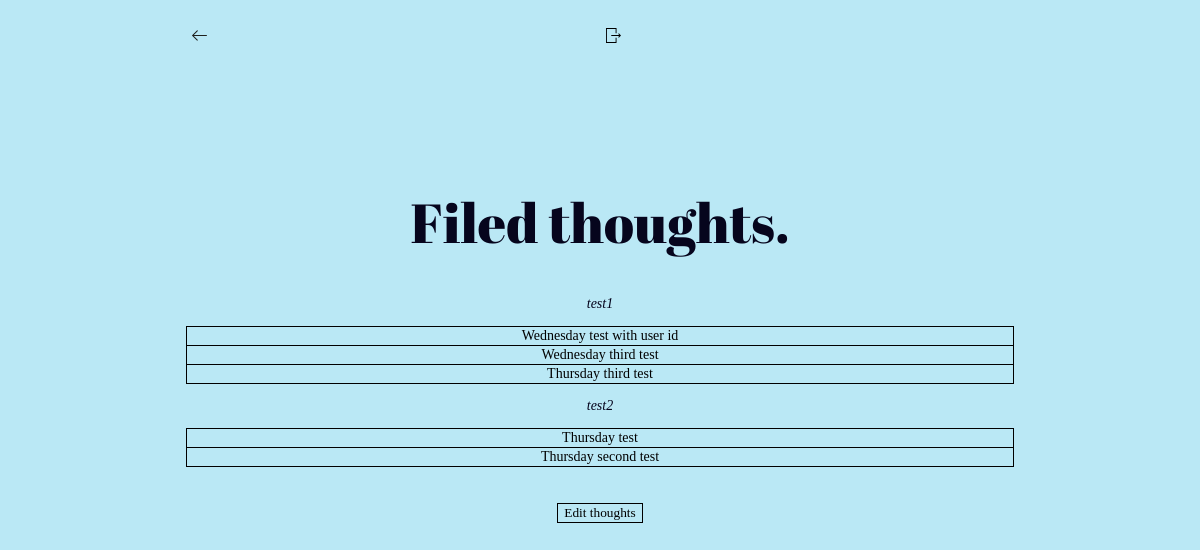
/history (signed in), run on an earlier commit of the app's database.
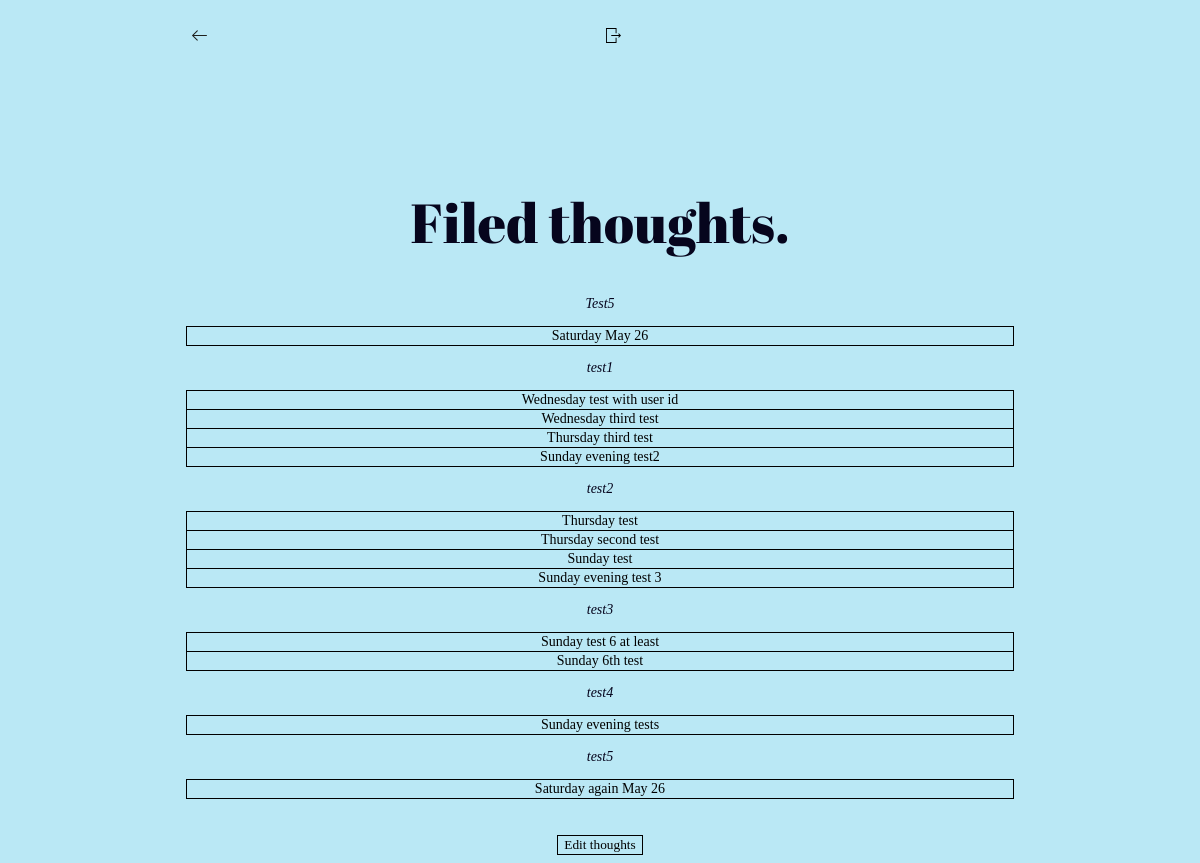
And on a later commit of the database.
### tables this page shows
CREATE TABLE Thoughts (thought_no INTEGER PRIMARY KEY AUTOINCREMENT, Category VARCHAR, Thought STRING, user_id INTEGER REFERENCES Users (user_id));

### hello.py (the view)
@app.route('/history', methods=["GET", "POST"])
@login_required
def history():
  db = sqlite3.connect("test.db")
  cursor = db.cursor()
  collected_thoughts = cursor.execute('SELECT category, thought FROM thoughts WHERE user_id=? ORDER BY CATEGORY ASC', (session["user_id"],))
  thoughts_by_category = defaultdict(list)
  for category, thought in collected_thoughts:
    thoughts_by_category[category].append(thought)
  return render_template("history.html", thoughts_by_category=thoughts_by_category.items())

### hello.py (called while the page is built)
def login_required(f):
    @wraps(f)
    def decorated_function(*args, **kwargs):
        if session.get("user_id") is None:
            return redirect("/login")
        return f(*args, **kwargs)
    return decorated_function

### templates/history.html (shortened to what this page needs)
<!DOCTYPE html>
<html>
<head>
  <link rel= "stylesheet" type= "text/css" href= "{{ url_for('static',filename='style.css') }}">
</head>
<body>
  <form id="buttons">
      <button type="submit" formaction="/" id="back">
        <img src = static/backarrow.svg id="backarrow">
      </button>
      <button type="submit" formaction="/logout" id="logout">
          <img src = static/logout.svg id="logout">
      </button>
  </form>
  <h1 id="history">Filed thoughts.</h1>
  <div id="container">
  {% for category in thoughts_by_category %}
    <p>{{ category[0] }}</p>
    <table>
      {% for elem in category[1] %}
      <tr><td>{{ elem }}</td></tr>
      {% endfor %}
    </table>
  {% endfor %}
  </div>
  <br>
  <br>
  <form>
    <button type="submit" formaction="/edit">Edit thoughts</button>
  </form>
</body>
</html>

### static/style.css (style rules this page uses)
body { background-color: #BAE8F5; }
img#logout, img#backarrow { width: 15px; height: 15px; }
h1 { font-family: 'Abril Fatface', cursive;'Josefin Sans', sans-serif; text-align: center; font-size: 55px; color: #06051d; font-weight:normal; padding-top: 100px; }
p { text-align: center; font-size: 14px; color: #06051d; font-style: italic; width: 100%; font-weight:normal; }
form { text-align: center; width: 100%; font-size: 14px; outline: none; font-family: Times New Roman, serif; background-color: #BAE8F5; border: none; }
button { font-family: Times New Roman, serif; background-color: #BAE8F5; outline: none; border: 1px solid black; }
button#logout { display: block; margin: 0 auto; border: none; shadow: none; padding-top: 20px; }
button#back { display: block; float: left; margin: 0 auto; border: none; shadow: none; padding-top: 20px; }
form#buttons { width: 70%; margin-left: auto; margin-right: auto; }
div#container { text-align: center; width: 100%; }
table { font-family: Times New Roman, serif; width: 70%; border-collapse: collapse; margin-left: auto; margin-right: auto; font-size: 14px; }
table, td, th { border: 1px solid black; }

What changed in the data, as far as the page shows it:
added Thoughts: Category "Test5", Thought "Saturday May 26"
added Thoughts: Thought "Sunday evening test2", shown under "test1"
added Thoughts: Thought "Sunday test", shown under "test2"
added Thoughts: Thought "Sunday evening test 3", shown under "test2"
added Thoughts: Category "test3", Thought "Sunday test 6 at least"
added Thoughts: Thought "Sunday 6th test", shown under "test3"
added Thoughts: Category "test4", Thought "Sunday evening tests"
added Thoughts: Category "test5", Thought "Saturday again May 26"
